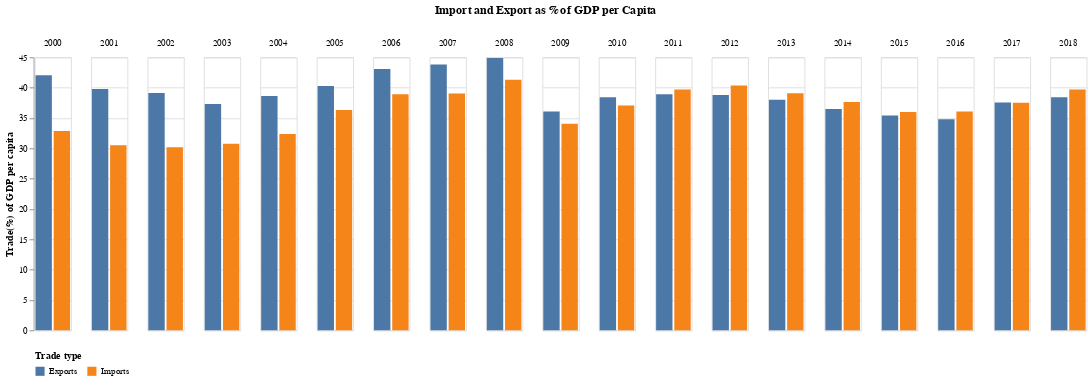

Notebook cell for this chart:
### Code cell
melted = pd.melt(df, id_vars=['Year'], value_vars=['Imports', 'Exports'], var_name='imp_exp', value_name='GDP_per_capita')
melted['Year'] = pd.DatetimeIndex(melted['Year']).year.astype(str)
# Create an Altair chart with the melted dataset, faceted by year
chart = alt.Chart(melted).mark_bar().encode(
    alt.X('imp_exp:N', axis=None), # remove x-axis label
    alt.Y('GDP_per_capita:Q', title="Trade(%) of GDP per capita"),
    alt.Color('imp_exp:N', legend=alt.Legend(title="Trade type", orient='bottom')),
    tooltip=[alt.Tooltip('GDP_per_capita:Q', title='GDP per capita'),alt.Tooltip('imp_exp:N', title='Trade type')]
).facet(
    column=alt.Column('Year:N', title=None)
).properties(
    title=alt.TitleParams(
        "Import and Export as % of GDP per Capita",
        anchor='middle',
        dy=-20
    )
)

# Show the chart
chart

### Figure 1 — Vega-Lite specification as saved in the notebook (floating-point values rounded to 4 significant figures)
{"config": {"view": {"continuousWidth": 400, "continuousHeight": 300}}, "data": {"name": "data-d6d9d3b5bc98dd71bba4328423521b2b"}, "facet": {"column": {"field": "Year", "title": null, "type": "nominal"}}, "spec": {"mark": "bar", "encoding": {"color": {"field": "imp_exp", "legend": {"orient": "bottom", "title": "Trade type"}, "type": "nominal"}, "tooltip": [{"field": "GDP_per_capita", "title": "GDP per capita", "type": "quantitative"}, {"field": "imp_exp", "title": "Trade type", "type": "nominal"}], "x": {"axis": null, "field": "imp_exp", "type": "nominal"}, "y": {"field": "GDP_per_capita", "title": "Trade(%) of GDP per capita", "type": "quantitative"}}}, "title": {"text": "Import and Export as % of GDP per Capita", "anchor": "middle", "dy": -20}, "$schema": "https://vega.github.io/schema/vega-lite/v4.17.0.json", "datasets": {"data-d6d9d3b5bc98dd71bba4328423521b2b": [{"Year": "2000", "imp_exp": "Imports", "GDP_per_capita": 32.86}, {"Year": "2001", "imp_exp": "Imports", "GDP_per_capita": 30.51}, {"Year": "2002", "imp_exp": "Imports", "GDP_per_capita": 30.16}, {"Year": "2003", "imp_exp": "Imports", "GDP_per_capita": 30.73}, {"Year": "2004", "imp_exp": "Imports", "GDP_per_capita": 32.34}, {"Year": "2005", "imp_exp": "Imports", "GDP_per_capita": 36.31}, {"Year": "2006", "imp_exp": "Imports", "GDP_per_capita": 38.91}, {"Year": "2007", "imp_exp": "Imports", "GDP_per_capita": 39.03}, {"Year": "2008", "imp_exp": "Imports", "GDP_per_capita": 41.28}, {"Year": "2009", "imp_exp": "Imports", "GDP_per_capita": 34.04}, {"Year": "2010", "imp_exp": "Imports", "GDP_per_capita": 37.05}, {"Year": "2011", "imp_exp": "Imports", "GDP_per_capita": 39.68}, {"Year": "2012", "imp_exp": "Imports", "GDP_per_capita": 40.36}, {"Year": "2013", "imp_exp": "Imports", "GDP_per_capita": 39.08}, {"Year": "2014", "imp_exp": "Imports", "GDP_per_capita": 37.63}, {"Year": "2015", "imp_exp": "Imports", "GDP_per_capita": 35.98}, {"Year": "2016", "imp_exp": "Imports", "GDP_per_capita": 36.09}, {"Year": "2017", "imp_exp": "Imports", "GDP_per_capita": 37.5}, {"Year": "2018", "imp_exp": "Imports", "GDP_per_capita": 39.69}, {"Year": "2000", "imp_exp": "Exports", "GDP_per_capita": 42.03}, {"Year": "2001", "imp_exp": "Exports", "GDP_per_capita": 39.76}, {"Year": "2002", "imp_exp": "Exports", "GDP_per_capita": 39.14}, {"Year": "2003", "imp_exp": "Exports", "GDP_per_capita": 37.32}, {"Year": "2004", "imp_exp": "Exports", "GDP_per_capita": 38.62}, {"Year": "2005", "imp_exp": "Exports", "GDP_per_capita": 40.27}, {"Year": "2006", "imp_exp": "Exports", "GDP_per_capita": 43.07}, {"Year": "2007", "imp_exp": "Exports", "GDP_per_capita": 43.83}, {"Year": "2008", "imp_exp": "Exports", "GDP_per_capita": 44.9}, {"Year": "2009", "imp_exp": "Exports", "GDP_per_capita": 36.08}, {"Year": "2010", "imp_exp": "Exports", "GDP_per_capita": 38.41}, {"Year": "2011", "imp_exp": "Exports", "GDP_per_capita": 38.9}, {"Year": "2012", "imp_exp": "Exports", "GDP_per_capita": 38.81}, {"Year": "2013", "imp_exp": "Exports", "GDP_per_capita": 38.02}, {"Year": "2014", "imp_exp": "Exports", "GDP_per_capita": 36.48}, {"Year": "2015", "imp_exp": "Exports", "GDP_per_capita": 35.41}, {"Year": "2016", "imp_exp": "Exports", "GDP_per_capita": 34.81}, {"Year": "2017", "imp_exp": "Exports", "GDP_per_capita": 37.55}, {"Year": "2018", "imp_exp": "Exports", "GDP_per_capita": 38.43}]}}
